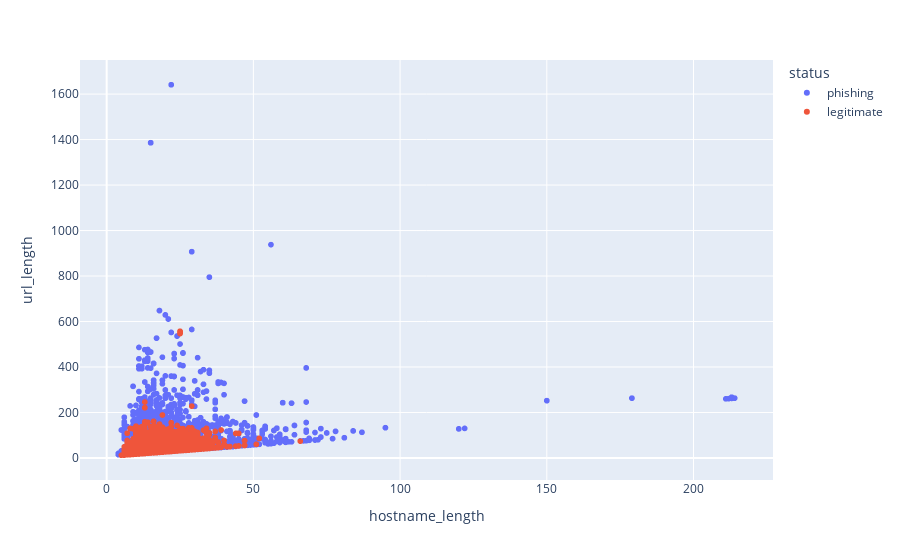
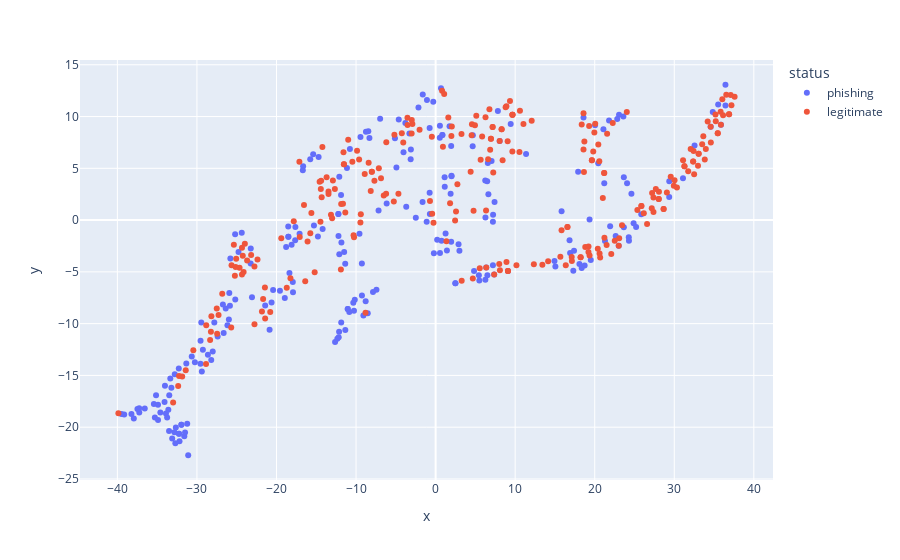

Notebook cell for these charts, in order:
### Code cell
# dla ułatwienia wezmę na pozcątku dwa wymiary 
df_embedded = TSNE(n_components=2, learning_rate='auto',init='random', perplexity=30).fit_transform(df[['hostname_length','url_length']][:500])
df_tsne = pd.DataFrame({'hostname_length': df_embedded.T[0],'url_length': df_embedded.T[1]})
fig = px.scatter(df,x="hostname_length", y="url_length", color=df['status'],hover_data=['nr'])
fig.show()
df_fromTSNE = pd.DataFrame({'x':df_embedded.T[0], 'y':df_embedded.T[1],'status':df['status'][:500]})
fig = px.scatter(df_fromTSNE ,x='x', y='y', color='status' )
fig.show()

### Figure 1 — Plotly figure (JSON) as saved in the notebook; plotly's stock layout.template omitted (floating-point values rounded to 4 significant figures; data arrays with more than 128 entries replaced by an {"elided": "..."} marker saying what was removed)
{"data": [{"customdata": {"elided": "9715x1 int values"}, "hovertemplate": "status=phishing<br>hostname_length=%{x}<br>url_length=%{y}<br>nr=%{customdata[0]}<extra></extra>", "legendgroup": "phishing", "marker": {"color": "#636efa", "symbol": "circle"}, "mode": "markers", "name": "phishing", "showlegend": true, "type": "scattergl", "x": {"elided": "9715 int values"}, "xaxis": "x", "y": {"elided": "9715 int values"}, "yaxis": "y"}, {"customdata": {"elided": "9716x1 int values"}, "hovertemplate": "status=legitimate<br>hostname_length=%{x}<br>url_length=%{y}<br>nr=%{customdata[0]}<extra></extra>", "legendgroup": "legitimate", "marker": {"color": "#EF553B", "symbol": "circle"}, "mode": "markers", "name": "legitimate", "showlegend": true, "type": "scattergl", "x": {"elided": "9716 int values"}, "xaxis": "x", "y": {"elided": "9716 int values"}, "yaxis": "y"}], "layout": {"legend": {"title": {"text": "status"}, "tracegroupgap": 0}, "margin": {"t": 60}, "xaxis": {"anchor": "y", "domain": [0, 1], "title": {"text": "hostname_length"}}, "yaxis": {"anchor": "x", "domain": [0, 1], "title": {"text": "url_length"}}}}

### Figure 2 — Plotly figure (JSON) as saved in the notebook; plotly's stock layout.template omitted (floating-point values rounded to 4 significant figures; data arrays with more than 128 entries replaced by an {"elided": "..."} marker saying what was removed)
{"data": [{"hovertemplate": "status=phishing<br>x=%{x}<br>y=%{y}<extra></extra>", "legendgroup": "phishing", "marker": {"color": "#636efa", "symbol": "circle"}, "mode": "markers", "name": "phishing", "orientation": "v", "showlegend": true, "type": "scatter", "x": {"elided": "240 float values"}, "xaxis": "x", "y": {"elided": "240 float values"}, "yaxis": "y"}, {"hovertemplate": "status=legitimate<br>x=%{x}<br>y=%{y}<extra></extra>", "legendgroup": "legitimate", "marker": {"color": "#EF553B", "symbol": "circle"}, "mode": "markers", "name": "legitimate", "orientation": "v", "showlegend": true, "type": "scatter", "x": {"elided": "260 float values"}, "xaxis": "x", "y": {"elided": "260 float values"}, "yaxis": "y"}], "layout": {"legend": {"title": {"text": "status"}, "tracegroupgap": 0}, "margin": {"t": 60}, "xaxis": {"anchor": "y", "domain": [0, 1], "title": {"text": "x"}}, "yaxis": {"anchor": "x", "domain": [0, 1], "title": {"text": "y"}}}}
